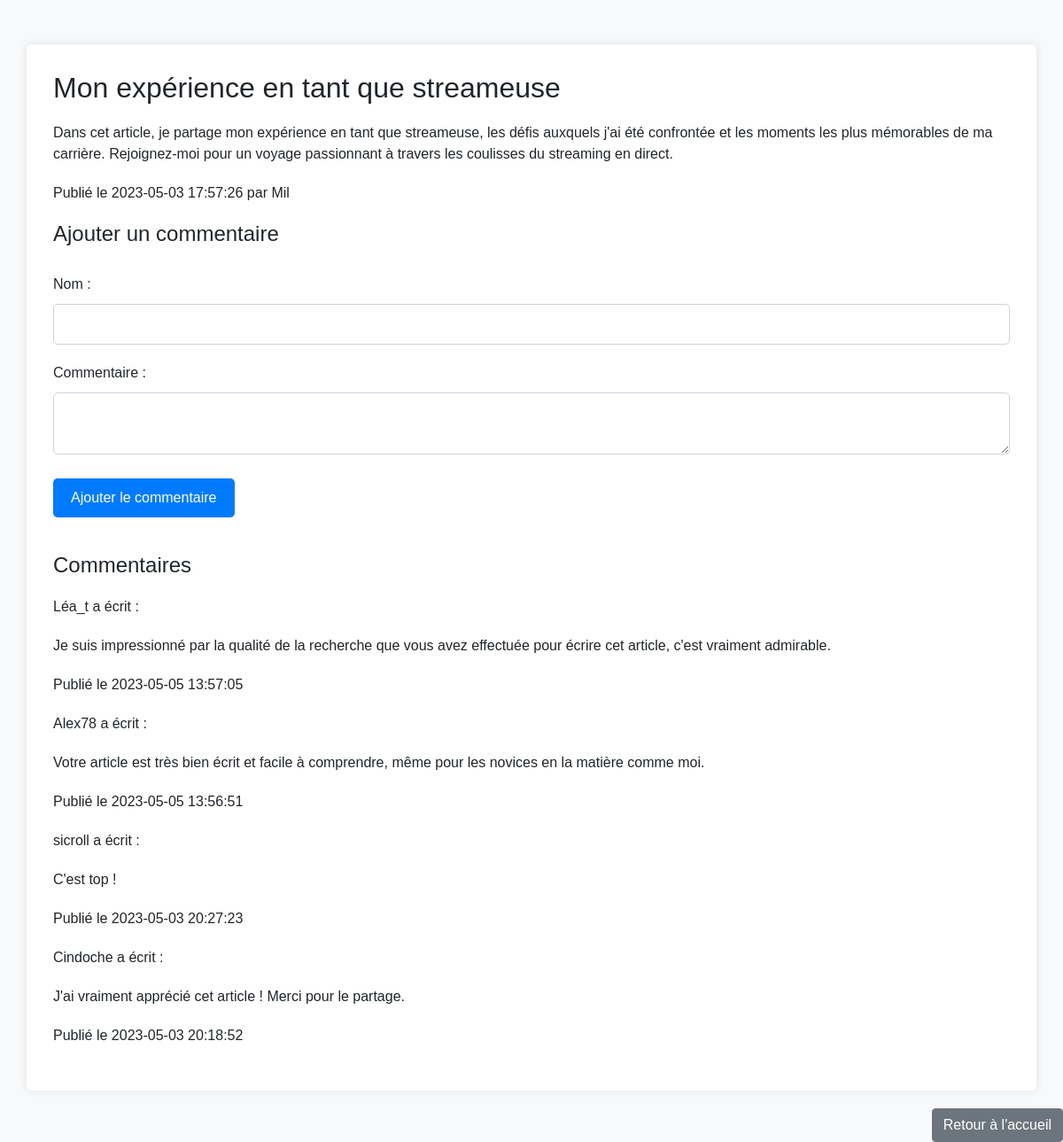
/post.php?id=6, run on the app's committed database.
### tables this page shows
CREATE TABLE `postes` (
  `id` int(11) NOT NULL,
  `titre` varchar(255) NOT NULL,
  `contenu` text NOT NULL,
  `auteur` varchar(255) NOT NULL,
  `date` timestamp NOT NULL DEFAULT current_timestamp()
);

CREATE TABLE `commentaires` (
  `id` int(11) NOT NULL,
  `auteur` varchar(255) NOT NULL,
  `contenu` text NOT NULL,
  `date` datetime NOT NULL,
  `post_id` int(11) NOT NULL
);

### post.php (the view, shortened to what this page needs)
<?php
require_once 'db_connect.php';
$post_id = $_GET['id'];
$sql = "SELECT * FROM postes WHERE id = ?";
$stmt = $conn->prepare($sql);
$stmt->bind_param("i", $post_id);
$stmt->execute();
$result = $stmt->get_result();
$post = $result->fetch_assoc();
$sql_comments = "SELECT * FROM commentaires WHERE post_id = ? ORDER BY date DESC";
$stmt_comments = $conn->prepare($sql_comments);
$stmt_comments->bind_param("i", $post_id);
$stmt_comments->execute();
$result_comments = $stmt_comments->get_result();
$commentaires = $result_comments->fetch_all(MYSQLI_ASSOC);
?>
<!DOCTYPE html>
<html lang="fr">
<head>
    <link href="https://cdn.jsdelivr.net/npm/bootstrap@4.6.0/dist/css/bootstrap.min.css" rel="stylesheet">
    <link rel="stylesheet" href="css/post.css">
</head>
<body>
    <div class="container">
        <h2><?= $post['titre'] ?></h2>
        <p><?= $post['contenu'] ?></p>
        <p>Publié le <?= $post['date'] ?> par <?= $post['auteur'] ?></p>
        <h4>Ajouter un commentaire</h4>
        <form action="insert_comment.php" method="post">
            <label for="auteur">Nom :</label>
            <input type="text" name="auteur" id="auteur" required><br>
            <label for="contenu">Commentaire :</label>
            <textarea name="contenu" id="contenu" required></textarea><br>
            <button type="submit">Ajouter le commentaire</button>
        </form>
        <h3>Commentaires</h3>
        <?php foreach ($commentaires as $commentaire) : ?>
            <div class="comment">
                <p class="comment__author"><?= $commentaire['auteur'] ?> a écrit :</p>
                <p class="comment__content"><?= $commentaire['contenu'] ?></p>
                <p class="comment__date">Publié le <?= $commentaire['date'] ?></p>
            </div>
        <?php endforeach; ?>
    </div>
    <a href="index.php" class="btn btn-secondary">Retour à l'accueil</a>
</body>
</html>

### css/post.css (style rules this page uses)
body { font-family: Arial, sans-serif; background-color: #f8f9fa; }
.container { margin-top: 50px; background-color: #ffffff; padding: 30px; border-radius: 5px; box-shadow: 0px 0px 10px rgba(0, 0, 0, 0.1); }
h2 { font-size: 2rem; margin-bottom: 20px; }
h3 { font-size: 1.5rem; margin-top: 40px; margin-bottom: 20px; }
p { margin-bottom: 20px; }
form { margin-top: 30px; }
form label { display: block; margin-bottom: 10px; }
form input[type="text"], form textarea { width: 100%; padding: 10px; border-radius: 5px; border: 1px solid #ced4da; margin-bottom: 20px; }
form button[type="submit"] { background-color: #007bff; color: #ffffff; padding: 10px 20px; border-radius: 5px; border: none; cursor: pointer; }
.btn-secondary { float: right; margin-top: 20px; }

### data on the page
postes: titre "Mon expérience en tant que streameuse", contenu "Dans cet article, je partage mon expérience en tant que streameuse, les défis auxquels j'ai été confrontée et les moments les plus mémorables de ma carrière. Rejoignez-moi pour un voyage passionnant à travers les coulisses du streaming en direct.", date "2023-05-03 17:57:26", auteur "Mil"
commentaires: auteur "Léa_t", contenu "Je suis impressionné par la qualité de la recherche que vous avez effectuée pour écrire cet article, c'est vraiment admirable.", date "2023-05-05 13:57:05"
commentaires: auteur "Alex78", contenu "Votre article est très bien écrit et facile à comprendre, même pour les novices en la matière comme moi.", date "2023-05-05 13:56:51"
commentaires: auteur "sicroll", contenu "C'est top !", date "2023-05-03 20:27:23"
commentaires: auteur "Cindoche", contenu "J'ai vraiment apprécié cet article ! Merci pour le partage.", date "2023-05-03 20:18:52"
